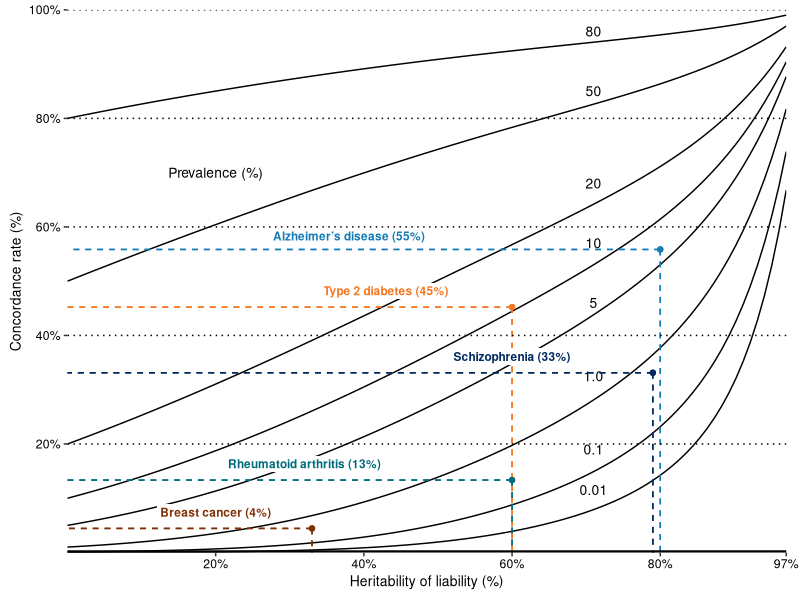
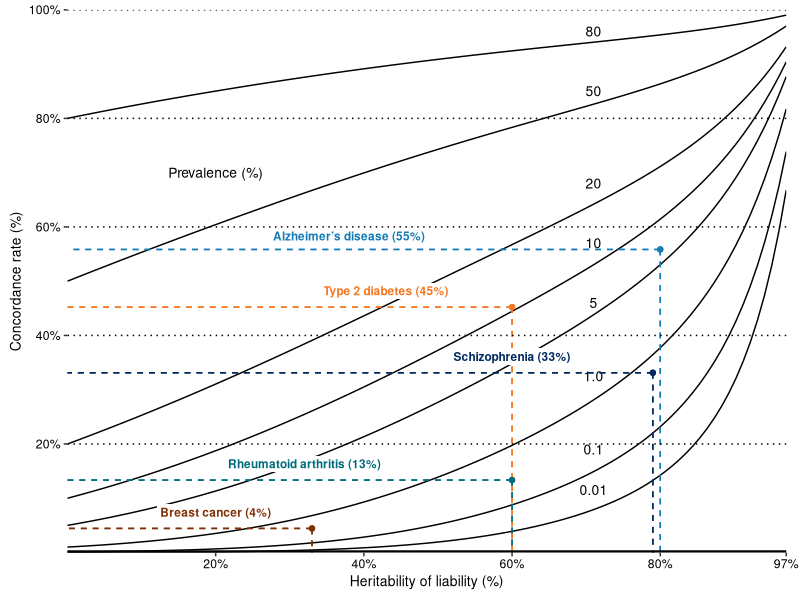

Reproduce these figures in R, in order.
##################################################################################
#install "ggplot2" package with: install.packages("ggplot2")
library (ggplot2)

#################################################################################
#formula from Smith 1970 for the relation between concordance, prevalence, relatives' resemblance, and heritability.
#log10("concordance rate")/log10("prevalence")=(tan((pi/4)*(1-"resemblance"*"heritability")*(1+("resemblance"*"heritability")^5))
#
#to calculate concordance in monozygotic twins("resemblance"=1) the formula can be transformed as:
#10^(tan((pi/4)*(1-"heritability")*(1+"heritability"^5))*log10("prevalence"))="concordance rate"
#
###########################################################################################
#drawing the plot

#the range of the values for heritability (%) from 0 to 97 to draw the expected concordance functions for the range of prevalences
concordance_heritability<- ggplot(data.frame(x = c(0,0.97))) +

#the functions of the expected concordance based on the formula from 
#Smith (1970) for prevalences (%):0.01,0.1,1,5,10,20,50,80.
  stat_function(fun = function(x){10^(tan((pi/4)*(1-x)*(1+x^5))*log10(0.0001))}) +
  stat_function(fun = function(x){10^(tan((pi/4)*(1-x)*(1+x^5))*log10(0.001))}) +
  stat_function(fun = function(x){10^(tan((pi/4)*(1-x)*(1+x^5))*log10(0.01))}) +
  stat_function(fun = function(x){10^(tan((pi/4)*(1-x)*(1+x^5))*log10(0.05))}) +
  stat_function(fun = function(x){10^(tan((pi/4)*(1-x)*(1+x^5))*log10(0.1))}) +
  stat_function(fun = function(x){10^(tan((pi/4)*(1-x)*(1+x^5))*log10(0.2))}) +
  stat_function(fun = function(x){10^(tan((pi/4)*(1-x)*(1+x^5))*log10(0.5))}) +
  stat_function(fun = function(x){10^(tan((pi/4)*(1-x)*(1+x^5))*log10(0.8))}) +

#annotations for the specified functions  
  annotate(geom="text", label = "Prevalence (%)", x = 0.2, y = 0.70,size =3.5) + 
  annotate(geom="text", label = "0.01", x = 0.71, y = 0.115, size =3.5) +
  annotate(geom="text", label = "0.1", x = 0.71, y = 0.19, size =3.5) + 
  annotate(geom="text", label = "1.0", x = 0.71, y = 0.325, size =3.5) + 
  annotate(geom="text", label = "5", x = 0.71, y = 0.46, size =3.5) + 
  annotate(geom="text", label = "10", x = 0.71, y = 0.57, size =3.5) +
  annotate(geom="text", label = "20", x = 0.71, y = 0.68, size =3.5) + 
  annotate(geom="text", label = "50", x = 0.71, y = 0.85, size =3.5) +
  annotate(geom="text", label = "80", x = 0.71, y = 0.96, size =3.5)+

#adding points, lines, and labels to the plot
# Type 2 diabetes
# each point of the plot has coordinates (x:y)
# x equal reported in the supplementary table heritability = 60%
# to get y (concordance rate) we used the Smith (1970) formula:
# 10^(tan((pi/4)*(1-"heritability")*(1+"heritability"^5))*log10("prevalence"))="concordance rate"
# to calculate y, we add the reported prevalence equal to 10.5% and heritability of 60% to Smith's (1970) formula 
  geom_point(aes(x=0.6,y=(10^(tan((pi/4)*(1-0.60)*(1+0.60^5))*log10(0.105)))),colour="#f47721")+
  geom_segment(x=0.6,y=(10^(tan((pi/4)*(1-0.60)*(1+0.60^5))*log10(0.105))), 
               xend=0.60,yend=0,colour="#f47721",linetype="dashed")+
  geom_segment(x=0.6,y=(10^(tan((pi/4)*(1-0.60)*(1+0.60^5))*log10(0.105))),
               xend=0,yend=(10^(tan((pi/4)*(1-0.60)*(1+0.60^5))*log10(0.105))),
               colour="#f47721",linetype="dashed")+
  geom_label(
    label="Type 2 diabetes (45%)", 
    x = 0.43, y = (10^(tan((pi/4)*(1-0.60)*(1+0.60^5))*log10(0.105))+.03),colour="#f47721",
    show.legend = FALSE,fontface = "bold", label.size=0, size=3)+
  
#Rheumatoid arthritis
# x equal reported in the supplementary table heritability = 57%
# to calculate y, we add the reported prevalence equal to 0.46% and heritability of 57% to Smith's (1970) formula
  geom_point(aes(x=0.6,y=(10^(tan((pi/4)*(1-0.57)*(1+0.57^5))*log10(0.0046)))),colour="#006c7b")+
  geom_segment(x=0.6,y=(10^(tan((pi/4)*(1-0.57)*(1+0.57^5))*log10(0.0046))), 
               xend=.6,yend=0,colour="#006c7b",linetype="dashed")+
  geom_segment(x=0.6,y=(10^(tan((pi/4)*(1-0.57)*(1+0.57^5))*log10(0.0046))),
               xend=0,yend=(10^(tan((pi/4)*(1-0.57)*(1+0.57^5))*log10(0.0046))),
               colour="#006c7b",linetype="dashed")+
  geom_label(
    label="Rheumatoid arthritis (13%)", 
    x = 0.32, y = (10^(tan((pi/4)*(1-0.57)*(1+0.57^5))*log10(0.0046))+0.03),
    colour="#006c7b",show.legend = FALSE,fontface = "bold", label.size=0, size=3)+
  
#Alzheimer’s disease
# x equal reported in the supplementary table heritability = 79%
# to calculate y, we add the reported prevalence equal to 7% and heritability of 79% to Smith's (1970) formula
  geom_point(aes(x=0.80,y=(10^(tan((pi/4)*(1-0.79)*(1+0.79^5))*log10(0.07)))),colour="#147bb6")+
  geom_segment(x=0.80,y=(10^(tan((pi/4)*(1-0.79)*(1+0.79^5))*log10(0.07))), 
               xend=0.80,yend=0,colour="#147bb6",linetype="dashed")+
  geom_segment(x=0.80,y=(10^(tan((pi/4)*(1-0.79)*(1+0.79^5))*log10(0.07))),
               xend=0,yend=(10^(tan((pi/4)*(1-0.79)*(1+0.79^5))*log10(0.07))),
               colour="#147bb6",linetype="dashed")+
  geom_label(
    label="Alzheimer’s disease (55%)", 
    x = 0.38, y = (10^(tan((pi/4)*(1-0.79)*(1+0.79^5))*log10(0.07))+0.025),
    colour="#147bb6",show.legend = FALSE,fontface = "bold", label.size=0, size=3)+
  
#Schizophrenia
# x equal reported in the supplementary table heritability for same sex twins = 80%
# to calculate y, we add the reported mean prevalence equal to 0.54% and heritability of 80% to Smith's (1970) formula
  geom_point(aes(x=0.79,y=(10^(tan((pi/4)*(1-0.80)*(1+0.80^5))*log10(0.0054)))),colour="#002960")+
  geom_segment(x=0.79,y=(10^(tan((pi/4)*(1-0.80)*(1+0.80^5))*log10(0.0054))), 
               xend=0.79,yend=0,colour="#002960",linetype="dashed")+
  geom_segment(x=0.79,y=(10^(tan((pi/4)*(1-0.80)*(1+0.80^5))*log10(0.0054))),
               xend=0,yend=(10^(tan((pi/4)*(1-0.80)*(1+0.80^5))*log10(0.0054))),
               colour="#002960",linetype="dashed")+
  geom_label(
    label="Schizophrenia (33%)", 
    x = 0.60, y = (10^(tan((pi/4)*(1-0.80)*(1+0.80^5))*log10(0.0054))+0.03),
    colour="#002960",show.legend = FALSE,fontface = "bold", label.size=0, size=3)+
  
#Breast cancer
# x equal reported in the supplementary table heritability = 33%
# to calculate y, we add the reported prevalence equal to 0.48% and heritability of 33% to Smith's (1970) formula
  geom_point(aes(x=0.33,y=(10^(tan((pi/4)*(1-0.33)*(1+0.33^5))*log10(0.0048)))),colour="#813006")+
  geom_segment(x=0.33,y=(10^(tan((pi/4)*(1-0.33)*(1+0.33^5))*log10(0.0048))), 
               xend=0.33,yend=0,colour="#813006",linetype="dashed")+
  geom_segment(x=0.33,y=(10^(tan((pi/4)*(1-0.33)*(1+0.33^5))*log10(0.0048))),
               xend=0,yend=(10^(tan((pi/4)*(1-0.33)*(1+0.33^5))*log10(0.0048))),
               colour="#813006",linetype="dashed")+
  geom_label(
    label="Breast cancer (4%)", 
    x = 0.20, y = (10^(tan((pi/4)*(1-0.33)*(1+0.33^5))*log10(0.0048))+0.03),
    colour="#813006",show.legend = FALSE,fontface = "bold", label.size=0, size=3)+

#specify the outline for axis y and x
  ylab('Concordance rate (%)') + 
  scale_y_continuous(limits = c(0, 1), expand = c(0, 0),breaks = c(0.20,0.40,0.60,0.80,1),
                     labels = scales::percent_format(accuracy = 1)) + 
  xlab('Heritability of liability (%)') + 
  scale_x_continuous(limits = c(0, 0.97), expand = c(0, 0), breaks = c(0.20,0.40,0.60,0.80,0.97),
                     position = 'bottom',labels = scales::percent_format(accuracy = 1))+ 
  geom_hline(yintercept=0,size = 1.5)+
  geom_hline(yintercept=0.2,size = 0.5,linetype="dotted", color = "black")+
  geom_hline(yintercept=0.4,size = 0.5,linetype="dotted", color = "black")+
  geom_hline(yintercept=0.6,size = 0.5,linetype="dotted", color = "black")+
  geom_hline(yintercept=0.8,size = 0.5,linetype="dotted", color = "black")+
  geom_hline(yintercept=1,size = 0.5,linetype="dotted", color = "black")+
  theme(axis.text = element_text(color = "black") )+
  theme(axis.title = element_text(color = "black",size=10) )+
  
#specify the outline for the plot
  theme(panel.background = element_rect(fill = "white"))+
  theme(plot.margin = margin(0.25,0.35,0.25,0.25, "cm"))
#represent the plot
  concordance_heritability


  #save the plot
  ggsave("concordance_heritability_88_110_mm.tiff",dpi=300)



